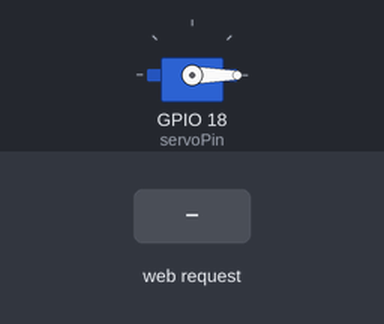
This sketch was run on a simulated ESP32. Shown: servo. The inputs (shaded band) are chosen by the test bench. WiFi joins after 1.5 s; servers stay silent unless stated; network time is answered at once with the bench clock; what the sketch prints to the serial monitor is not drawn.

Above: at 2.7 s.
2.8 s: HTTP request GET /enable received
At 3.4 s:
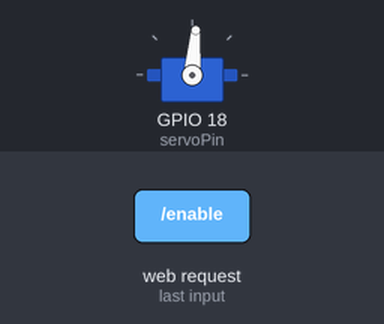
5.8 s: HTTP request GET /open received
8.8 s: HTTP request GET /disable received
At 9.9 s:
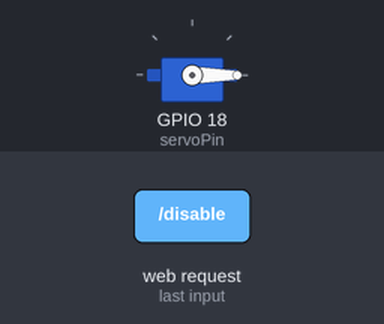
Timing chart, 0 to 11.8 s (numbered marks = the images above; inputs shaded):
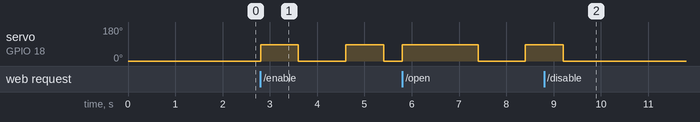

The sketch:

Servo32.ino
```cpp
#include <WiFi.h>
#include <Servo.h>
#include <NTPClient.h>
#include <WiFiUdp.h>

const char *ssid = "";  //Wifi name
const char *password = "";  //Wifi password

WiFiServer server(80);
Servo servo;

const int servoPin = 18;
const int openAngle = 85;
const int closeAngle = 0;

unsigned long feedingDuration = 800;  // Durasi pembukaan servo untuk memberi makan
unsigned long feedingInterval = 1800; // Interval waktu antara setiap pemberian makan (1,2 detik)
unsigned long lastFeedingTime = 0;    // Waktu terakhir saat pemberian makan dilakukan
bool automaticFeedingEnabled = false; // Flag untuk mengaktifkan/menonaktifkan pemberian makan otomatis

WiFiUDP ntpUDP;
NTPClient timeClient(ntpUDP, "pool.ntp.org");

int scheduledHour = -1;
int scheduledMinute = -1;

const int maxHistoryCount = 5;
String scheduleHistory[maxHistoryCount];

String getTimeString(int hour, int minute)
{
    String hourString = (hour < 10) ? "0" + String(hour) : String(hour);
    String minuteString = (minute < 10) ? "0" + String(minute) : String(minute);
    return hourString + ":" + minuteString;
}

void feed()
{
    servo.write(openAngle);
    delay(feedingDuration);
    servo.write(closeAngle);
}

void enableAutomaticFeeding()
{
    automaticFeedingEnabled = true;
}

void disableAutomaticFeeding()
{
    automaticFeedingEnabled = false;
}

void updateScheduleHistory(int hour, int minute)
{
  // Get the current date and time
  String dateString = timeClient.getFormattedTime();
  String timeString = getTimeString(hour, minute);
  String dateTimeString = "Time Taken: " + dateString + " | " + "Time Scheduled: " + timeString;

  // Shift the history entries down
  for (int i = maxHistoryCount - 1; i > 0; i--) {
    scheduleHistory[i] = scheduleHistory[i - 1];
  }

  // Add the new schedule entry at the first position
  scheduleHistory[0] = dateTimeString;
}

void handleSetSchedule(WiFiClient &client)
{
    String request = client.readString();
    int hourIndex = request.indexOf("hour=");
    int minuteIndex = request.indexOf("&minute=");
    if (hourIndex != -1 && minuteIndex != -1)
    {
        String hourValue = request.substring(hourIndex + 5, minuteIndex);
        String minuteValue = request.substring(minuteIndex + 8);
        int hour = hourValue.toInt();
        int minute = minuteValue.toInt();
        if (hour >= 0 && hour <= 23 && minute >= 0 && minute <= 59)
        {
            scheduledHour = hour;
            scheduledMinute = minute;
            updateScheduleHistory(hour, minute);
        }
    }
    client.println("HTTP/1.1 302 Found");
    client.println("Location: /");
    client.println();
}

void setup()
{
    Serial.begin(115200);

    WiFi.begin(ssid, password);
    while (WiFi.status() != WL_CONNECTED)
    {
        delay(500);
        Serial.print(".");
    }

    server.begin();

    servo.attach(servoPin);
    servo.write(closeAngle); // Set the initial position of the servo to 0 degrees

    timeClient.begin();
    timeClient.setTimeOffset(25200); // Set the time offset to match your timezone (in seconds)

    Serial.println("");
    Serial.println("WiFi connected.");
    Serial.println("IP address: ");
    Serial.println(WiFi.localIP());
}

void loop()
{
    timeClient.update(); // Update the current time

    WiFiClient client = server.available();

    if (client)
    {
        Serial.println("New Client.");
        String currentLine = "";
        while (client.connected())
        {
            if (client.available())
            {
                char c = client.read();
                Serial.write(c);
                if (c == '\n')
                {
                    if (currentLine.length() == 0)
                    {
                        client.println("HTTP/1.1 200 OK");
                        client.println("Content-type:text/html");
                        client.println();

                        client.println("<html>");
                        client.println("<head><title>Smart Pet Feeder</title>");
                        client.println("<style>");
                        client.println("body { font-family: Arial, sans-serif; background-color: #072F5F; color: #ffffff; }");
                        client.println(".container { display: flex; flex-direction: column; align-items: center; justify-content: center; height: 100vh; }");
                        client.println("h1 { text-align: center; font-size: 86px; font-weight: bold; }");
                        client.println(".button { display: inline-block; padding: 10px 20px; font-size: 18px; text-decoration: none; margin-top: 10px; border-radius: 20px; border: none; cursor: pointer; }");
                        client.println(".button-green { background-color: #4CAF50; color: white; }");
                        client.println(".button-red { background-color: #f44336; color: white; }");
                        client.println("label { display: inline-block; width: 60px; text-align: right; }");
                        client.println("input[type=\"number\"] { width: 50px; border-radius: 10px; border: none; padding: 5px; }");
                        client.println("</style>");
                        client.println("</head>");
                        client.println("<body>");
                        client.println("<div class=\"container\">");
                        client.println("<h1>Smart Pet Feeder</h1>");

                        client.println("<h2>Manual Control</h2>");
                        client.println("<div><a href=\"/open\" class=\"button button-green\">Feed Now</a></div>");

                        client.println("<h2>Automatic Feeding</h2>");
                        client.println("<div>");
                        if (automaticFeedingEnabled)
                        {
                            client.println("<a href=\"/disable\" class=\"button button-red\">Disable</a>");
                        }
                        else
                        {
                            client.println("<a href=\"/enable\" class=\"button button-green\">Enable</a>");
                        }
                        client.println("</div>");

                        client.println("<h2>Set Schedule</h2>");
                        client.println("<div>");
                        client.println("<form action=\"/set-schedule\">");
                        client.println("<label for=\"hour\">Hour:</label>");
                        client.println("<input type=\"number\" id=\"hour\" name=\"hour\" min=\"0\" max=\"23\">");
                        client.println("<label for=\"minute\">Minute:</label>");
                        client.println("<input type=\"number\" id=\"minute\" name=\"minute\" min=\"0\" max=\"59\">");
                        client.println("<input type=\"submit\" value=\"Set Schedule\" class=\"button button-green\">");
                        client.println("</form>");
                        client.println("</div>");

                        client.println("<h2>Schedule History</h2>");
                        for (int i = 0; i < maxHistoryCount; i++)
                        {
                            client.print("<p>");
                            client.print(scheduleHistory[i]);
                            client.println("</p>");
                        }

                        client.println("</div>");
                        client.println("</body></html>");

                        client.println();
                        break;
                    }
                    else
                    {
                        currentLine = "";
                    }
                }
                else if (c != '\r')
                {
                    currentLine += c;
                }

                if (currentLine.endsWith("GET /open"))
                {
                    feed();
                }
                else if (currentLine.endsWith("GET /enable"))
                {
                    enableAutomaticFeeding();
                }
                else if (currentLine.endsWith("GET /disable"))
                {
                    disableAutomaticFeeding();
                }
                else if (currentLine.endsWith("GET /set-schedule"))
                {
                    handleSetSchedule(client);
                }
            }
        }
        client.stop();
        Serial.println("Client Disconnected.");
    }

    // Periksa pemberian makan otomatis
    if (automaticFeedingEnabled)
    {
        unsigned long currentTime = millis();
        if (currentTime - lastFeedingTime >= feedingInterval)
        {
            feed();
            lastFeedingTime = currentTime;
        }
    }

    // Check if it's time for scheduled feeding
    if (scheduledHour != -1 && scheduledMinute != -1 && timeClient.getHours() == scheduledHour && timeClient.getMinutes() == scheduledMinute)
    {
        feed();
        scheduledHour = -1; // Set scheduledHour dan scheduledMinute kembali ke nilai awal
        scheduledMinute = -1;
    }
}
```

Measured:
- after the input at 2.8 s, servo on GPIO 18 (servoPin): alternates 85° for 0.80 s and 0° for 1.0 s, starting at once
- after the input at 8.8 s, servo on GPIO 18 (servoPin): goes on until 9.2 s, then stays 0°
